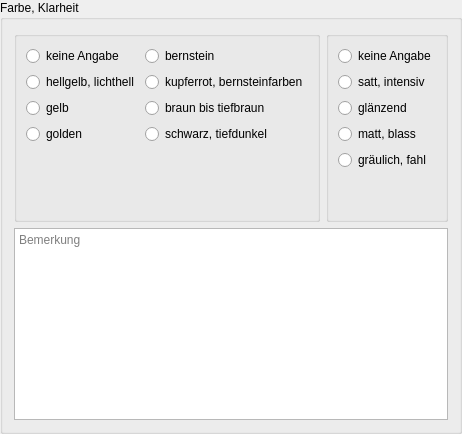
         <widget class="QGroupBox" name="groupBox2">
          <property name="title">
           <string>Farbe, Klarheit</string>
          </property>
          <layout class="QGridLayout" name="gridLayout_11">
           <item row="0" column="0">
            <widget class="QGroupBox" name="groupBox_34">
             <layout class="QGridLayout" name="gridLayout_15">
              <item row="2" column="0">
               <widget class="RadioButton" name="rbFarbe_5">
                <property name="text">
                 <string>gelb</string>
                </property>
               </widget>
              </item>
              <item row="1" column="1">
               <widget class="RadioButton" name="rbFarbe_8">
                <property name="text">
                 <string>kupferrot, bernsteinfarben</string>
                </property>
               </widget>
              </item>
              <item row="0" column="0">
               <widget class="RadioButton" name="rbFarbe_ka">
                <property name="text">
                 <string>keine Angabe</string>
                </property>
               </widget>
              </item>
              <item row="2" column="1">
               <widget class="RadioButton" name="rbFarbe_9">
                <property name="text">
                 <string>braun bis tiefbraun</string>
                </property>
               </widget>
              </item>
              <item row="3" column="0">
               <widget class="RadioButton" name="rbFarbe_6">
                <property name="text">
                 <string>golden</string>
                </property>
               </widget>
              </item>
              <item row="0" column="1">
               <widget class="RadioButton" name="rbFarbe_7">
                <property name="text">
                 <string>bernstein</string>
                </property>
               </widget>
              </item>
              <item row="1" column="0">
               <widget class="RadioButton" name="rbFarbe_4">
                <property name="text">
                 <string>hellgelb, lichthell</string>
                </property>
               </widget>
              </item>
              <item row="3" column="1">
               <widget class="RadioButton" name="rbFarbe_10">
                <property name="text">
                 <string>schwarz, tiefdunkel</string>
                </property>
               </widget>
              </item>
              <item row="4" column="0">
               <spacer name="verticalSpacer_8">
                <property name="orientation">
                 <enum>Qt::Vertical</enum>
                </property>
                <property name="sizeHint" stdset="0">
                 <size>
                  <width>20</width>
                  <height>40</height>
                 </size>
                </property>
               </spacer>
              </item>
             </layout>
            </widget>
           </item>
           <item row="0" column="1">
            <widget class="QGroupBox" name="groupBox_31">
             <layout class="QVBoxLayout" name="verticalLayout_8">
              <item>
               <widget class="RadioButton" name="rbFarbe_ka2">
                <property name="text">
                 <string>keine Angabe</string>
                </property>
               </widget>
              </item>
              <item>
               <widget class="RadioButton" name="rbFarbe_0">
                <property name="text">
                 <string>satt, intensiv</string>
                </property>
               </widget>
              </item>
              <item>
               <widget class="RadioButton" name="rbFarbe_1">
                <property name="text">
                 <string>glänzend</string>
                </property>
               </widget>
              </item>
              <item>
               <widget class="RadioButton" name="rbFarbe_2">
                <property name="text">
                 <string>matt, blass</string>
                </property>
               </widget>
              </item>
              <item>
               <widget class="RadioButton" name="rbFarbe_3">
                <property name="text">
                 <string>gräulich, fahl</string>
                </property>
               </widget>
              </item>
              <item>
               <spacer name="verticalSpacer_7">
                <property name="orientation">
                 <enum>Qt::Vertical</enum>
                </property>
                <property name="sizeHint" stdset="0">
                 <size>
                  <width>20</width>
                  <height>40</height>
                 </size>
                </property>
               </spacer>
              </item>
             </layout>
            </widget>
           </item>
           <item row="1" column="0" colspan="2">
            <widget class="QPlainTextEdit" name="tbFarbe">
             <property name="minimumSize">
              <size>
               <width>0</width>
               <height>42</height>
              </size>
             </property>
             <property name="toolTip">
              <string>&lt;html&gt;&lt;head/&gt;&lt;body&gt;&lt;p&gt;Hier ist Platz für frei formulierte &lt;span style=&quot; font-weight:600;&quot;&gt;Ausführungen&lt;/span&gt; zu Farbe und Klarheit.&lt;/p&gt;&lt;p&gt;Im Blickpunkt kann die sortentypische Farbe des Bieres stehen.&lt;/p&gt;&lt;p&gt;Beispiele: Ein Altbier wird falsch erscheinen, wenn es strohgelb ist. Ein goldbraunes Pilsbier ist sortenuntypisch. Falsch würde ein Hefeweizen beurteilt, das kristallklar und durchsichtig ist. Neben der Farbe wird also auch die Klarheit des Bieres wahrgenommen.&lt;/p&gt;&lt;p&gt;&lt;span style=&quot; font-weight:600; color:#fc0107;&quot;&gt;Achtung: &lt;/span&gt;Ein Sud muss im &lt;span style=&quot; font-weight:600;&quot;&gt;Tab Abfülldaten &lt;/span&gt;als abgefüllt markiert worden sein, bevor man ihn hier tätig werden kann.&lt;/p&gt;&lt;/body&gt;&lt;/html&gt;</string>
             </property>
             <property name="placeholderText">
              <string>Bemerkung</string>
             </property>
            </widget>
           </item>
          </layout>
         </widget>
